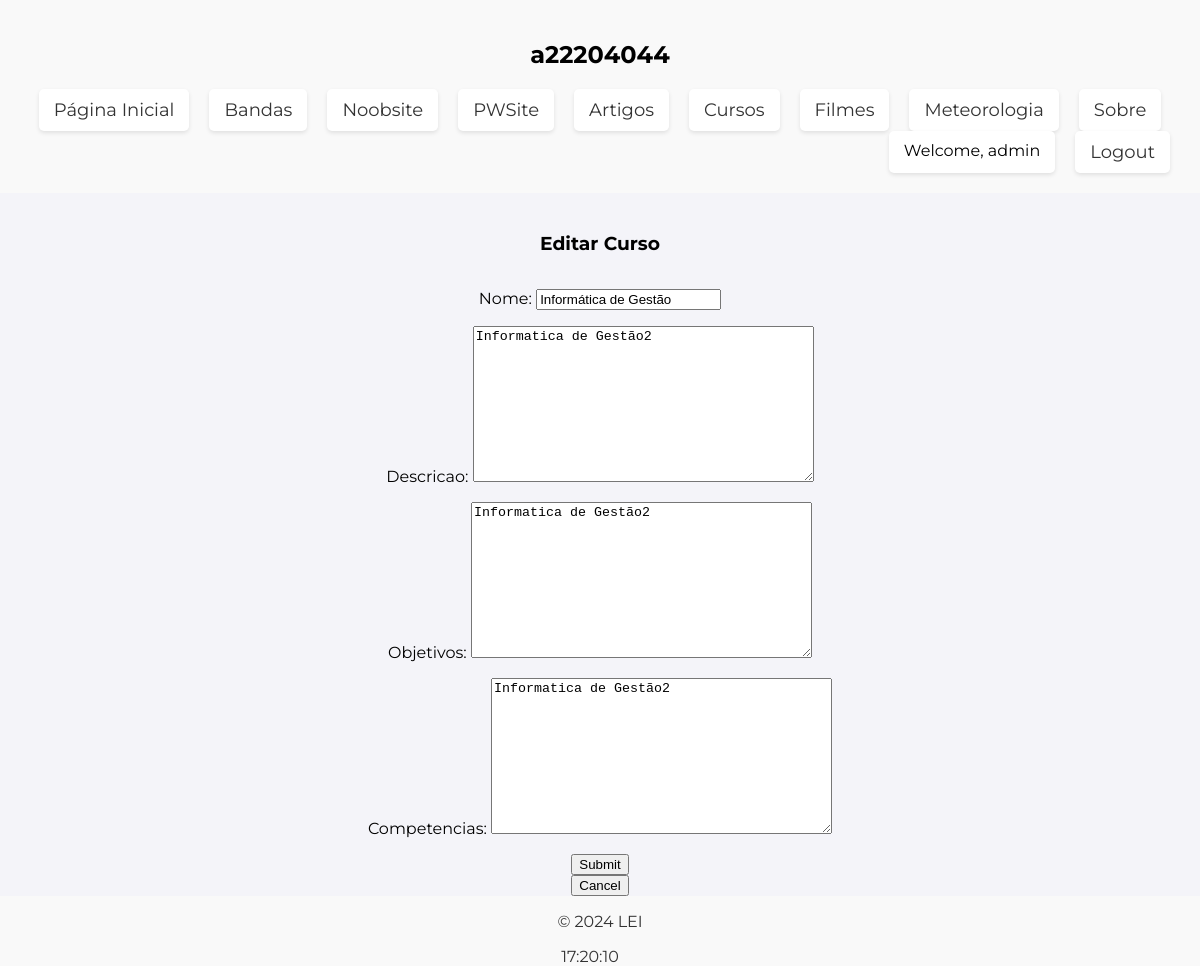
/curso/cursos/edit/2 (signed in), run on the app's committed database.
### curso/models.py (models this page shows, shortened)
class Curso(models.Model):
  nome = models.CharField(max_length=255)
  descricao = models.TextField()
  objetivos = models.TextField()
  competencias = models.TextField()

### curso/views.py (the view)
# urls.py: path('cursos/edit/<int:curso_id>', views.edit_curso, name='edit_curso'),
@login_required
def edit_curso(request, curso_id):
    curso = Curso.objects.get(id=curso_id)
    if request.method == 'POST':
        form = CursoForm(request.POST, instance = curso)
        if form.is_valid():
            form.save()
            return redirect('curso:curso_details', curso.id)
    else:
        form = CursoForm(instance=curso)
    return render(request, 'curso/edit_curso.html', {'form': form, 'curso': curso})

### curso/forms.py
class CursoForm(forms.ModelForm):
    class Meta:
        model = Curso
        fields = ['nome', 'descricao', 'objetivos', 'competencias']

### curso/templates/curso/edit_curso.html (shortened to what this page needs)
{% extends 'base.html' %}
{% block content %}
    <h3>Editar Curso</h3>
    <form action="{% url 'curso:edit_curso' curso.id %}" method="post" enctype='multipart/form-data'>
      {{ form.as_p }}
      <input type="submit">
    </form>
    <button onclick="history.back()">Cancel</button>
{% endblock %}

### a22204044/templates/base.html (shortened to what this page needs)
<!DOCTYPE html>
<html lang="pt">
<head>
    {% load static %}
</head>
<body onload="startTime()">
    <header>
        <nav>
            <div class="left">
                <h1>{% block header_title %}a22204044{% endblock %}</h1>
            </div>
            <div class="middle">
                <ul>
                    <li><a href="{% url 'welcome' %}">Página Inicial</a></li>
                    <li><a href="{% url 'bandas:band_list' %}">Bandas</a></li>
                    <li><a href="{% url 'index' %}">Noobsite</a></li>
                    <li><a href="{% url 'pwsite:index' %}">PWSite</a></li>
                    <li><a href="{% url 'articles:article_list' %}">Artigos</a></li>
                    <li><a href="{% url 'curso:cursos' %}">Cursos</a></li>
                    <li><a href="{% url 'filmes:movie_list' %}">Filmes</a></li>
                    <li><a href="{% url 'meteo:index' %}">Meteorologia</a></li>
                    <li><a href="{% url 'about' %}">Sobre</a></li>
                </ul>
            </div>
            <div class="right">
                {% if user.is_authenticated %}
                    <ul>
                        <li>Welcome, {{ user.username }}</li>
                        <li><a href="{% url 'logout' %}">Logout</a></li>
                    </ul>
                {% endif %}
            </div>
        </nav>
    </header>
    <div class="block-content-container">
        {% block content %}{% endblock %}
    </div>
    <footer>
        <p>&copy; {% block footer_text %}{% now "Y" %}{% endblock %} LEI</p>
        <div id="info">
            <div id="clock"></div>
        </div>
    </footer>
    </body>
</html>

### data on the page
Curso: nome "Informática de Gestão", descricao "Informatica de Gestão2", objetivos "Informatica de Gestão2", competencias "Informatica de Gestão2"

### other printed values
{{ user.username }} "admin"
